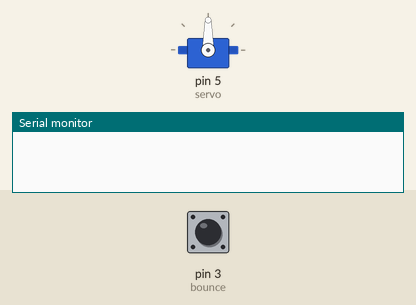
This sketch was run on a simulated Arduino Uno, built with avr-gcc and run on an emulated ATmega328P. Parts: servo, the last lines printed to the serial monitor. The test bench sets the inputs (shaded band); at power-on: pin 3 (bounce) HIGH.

Above: at 1.2 s.
1.3 s: pin 3 (bounce) pulled LOW for 0.15 s
At 2.1 s:
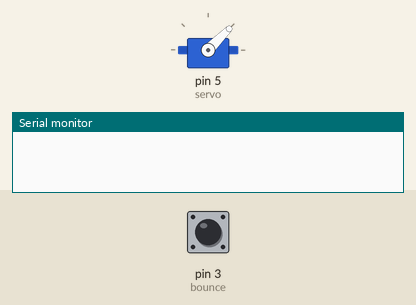
At 4.1 s:
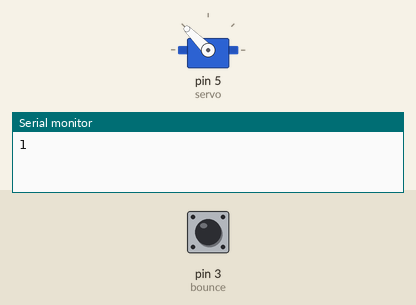
Timing chart, 0 to 7.8 s (numbered marks = the images above; inputs shaded):
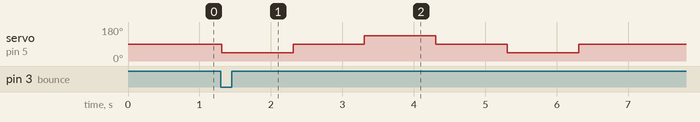

The sketch:

anglestest.ino
```cpp
#include<Bounce2.h>
#include<Servo.h>

Servo servo;

Bounce bounce;

int angle = 45, dir = -1;


void setup() {
  // put your setup code here, to run once:
  servo.attach(5);
  servo.write(90);
  pinMode(3, INPUT_PULLUP);
  bounce.attach(3);
  bounce.interval(10);

  Serial.begin(9600);


}

void loop() {
  // put your main code here, to run repeatedly:
  bounce.update();
  if(bounce.fell()){
    dispense(3);
    Serial.println("dispensing");
  }

  if(Serial.available()){
    int nm = Serial.parseInt();
    angle = nm;
    Serial.println(angle);
  }
}

void dispense(int n){
  for(int i = 0; i < n; i++){
    servo.write(90 + dir* angle);
    delay(1000);
    servo.write(90);
    delay(1000);
    dir = dir*-1;
    Serial.println(dir);
  }
}
```

Measured:
- after the input at 1.3 s, servo on pin 5 (servo): 90° → 45° at once, → 90° 1.0 s later, → 135° 1.0 s later, → 90° 1.0 s later, … (6 changes in this stretch)
